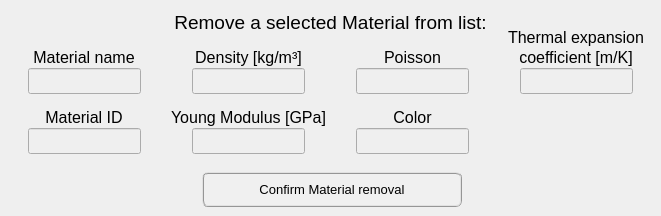
    <widget class="QWidget" name="tab_remove_material">
     <attribute name="title">
      <string>Delete</string>
     </attribute>
     <widget class="QLabel" name="Edit_mat_label_2">
      <property name="geometry">
       <rect>
        <x>146</x>
        <y>8</y>
        <width>369</width>
        <height>29</height>
       </rect>
      </property>
      <property name="font">
       <font>
        <family>Segoe UI</family>
        <pointsize>10</pointsize>
        <weight>50</weight>
        <italic>false</italic>
        <bold>false</bold>
       </font>
      </property>
      <property name="text">
       <string>&lt;html&gt;&lt;head/&gt;&lt;body&gt;&lt;p align=&quot;center&quot;&gt;&lt;span style=&quot; font-size:14pt; font-style:normal;&quot;&gt;Remove a selected Material from list:&lt;/span&gt;&lt;/p&gt;&lt;/body&gt;&lt;/html&gt;</string>
      </property>
      <property name="textFormat">
       <enum>Qt::AutoText</enum>
      </property>
      <property name="alignment">
       <set>Qt::AlignCenter</set>
      </property>
     </widget>
     <widget class="QPushButton" name="pushButton_confirm_material_removal">
      <property name="enabled">
       <bool>true</bool>
      </property>
      <property name="geometry">
       <rect>
        <x>202</x>
        <y>172</y>
        <width>260</width>
        <height>35</height>
       </rect>
      </property>
      <property name="minimumSize">
       <size>
        <width>260</width>
        <height>35</height>
       </size>
      </property>
      <property name="maximumSize">
       <size>
        <width>260</width>
        <height>35</height>
       </size>
      </property>
      <property name="font">
       <font>
        <family>Segoe UI</family>
        <pointsize>10</pointsize>
        <weight>50</weight>
        <italic>false</italic>
        <bold>false</bold>
       </font>
      </property>
      <property name="cursor">
       <cursorShape>ArrowCursor</cursorShape>
      </property>
      <property name="layoutDirection">
       <enum>Qt::LeftToRight</enum>
      </property>
      <property name="autoFillBackground">
       <bool>false</bool>
      </property>
      <property name="styleSheet">
       <string notr="true">QPushButton{border-radius: 6px; border-color: rgb(150, 150, 150); border-style: ridge; border-width: 2px; color: rgb(0, 0, 0); background-color: rgb(240, 240, 240); font: 10pt &quot;Segoe UI&quot;;}
QPushButton:hover{border-radius: 6px; border-color: rgb(0, 170, 255); border-style: ridge; border-width: 2px; color: rgb(0, 0, 0); background-color: rgba(174, 213, 255, 100); font: 8pt &quot;Segoe UI&quot;;}
QPushButton:pressed{border-radius: 6px; border-color: rgb(0, 170, 255); border-style: ridge; border-width: 3px; color: rgb(0, 0, 0); background-color: rgb(174, 213, 255); font: 8pt &quot;Segoe UI&quot;;}</string>
      </property>
      <property name="text">
       <string>Confirm Material removal</string>
      </property>
      <property name="shortcut">
       <string>Shift+A</string>
      </property>
      <property name="checkable">
       <bool>false</bool>
      </property>
      <property name="autoDefault">
       <bool>true</bool>
      </property>
      <property name="default">
       <bool>false</bool>
      </property>
      <property name="flat">
       <bool>false</bool>
      </property>
     </widget>
     <widget class="QLabel" name="thermal_expansion_label_3">
      <property name="geometry">
       <rect>
        <x>500</x>
        <y>28</y>
        <width>152</width>
        <height>20</height>
       </rect>
      </property>
      <property name="styleSheet">
       <string notr="true">font: 8pt &quot;Segoe UI&quot;;</string>
      </property>
      <property name="text">
       <string>&lt;html&gt;&lt;head/&gt;&lt;body&gt;&lt;p align=&quot;center&quot;&gt;&lt;span style=&quot; font-size:12pt; font-style:normal;&quot;&gt;Thermal expansion&lt;/span&gt;&lt;/p&gt;&lt;/body&gt;&lt;/html&gt;</string>
      </property>
     </widget>
     <widget class="QLineEdit" name="lineEdit_color_remove">
      <property name="enabled">
       <bool>false</bool>
      </property>
      <property name="geometry">
       <rect>
        <x>356</x>
        <y>128</y>
        <width>113</width>
        <height>26</height>
       </rect>
      </property>
      <property name="minimumSize">
       <size>
        <width>113</width>
        <height>26</height>
       </size>
      </property>
      <property name="maximumSize">
       <size>
        <width>113</width>
        <height>26</height>
       </size>
      </property>
      <property name="font">
       <font>
        <family>Segoe UI</family>
        <pointsize>10</pointsize>
        <weight>50</weight>
        <italic>false</italic>
        <bold>false</bold>
       </font>
      </property>
      <property name="alignment">
       <set>Qt::AlignCenter</set>
      </property>
     </widget>
     <widget class="QLineEdit" name="lineEdit_poisson_remove">
      <property name="enabled">
       <bool>false</bool>
      </property>
      <property name="geometry">
       <rect>
        <x>356</x>
        <y>68</y>
        <width>113</width>
        <height>26</height>
       </rect>
      </property>
      <property name="minimumSize">
       <size>
        <width>113</width>
        <height>26</height>
       </size>
      </property>
      <property name="maximumSize">
       <size>
        <width>113</width>
        <height>26</height>
       </size>
      </property>
      <property name="font">
       <font>
        <family>Segoe UI</family>
        <pointsize>10</pointsize>
        <weight>50</weight>
        <italic>false</italic>
        <bold>false</bold>
       </font>
      </property>
      <property name="alignment">
       <set>Qt::AlignCenter</set>
      </property>
     </widget>
     <widget class="QLabel" name="coefficient_mK_3">
      <property name="geometry">
       <rect>
        <x>500</x>
        <y>48</y>
        <width>152</width>
        <height>20</height>
       </rect>
      </property>
      <property name="styleSheet">
       <string notr="true">font: 8pt &quot;Segoe UI&quot;;</string>
      </property>
      <property name="text">
       <string>&lt;html&gt;&lt;head/&gt;&lt;body&gt;&lt;p align=&quot;center&quot;&gt;&lt;span style=&quot; font-size:12pt; font-style:normal;&quot;&gt;coefficient [m/K]&lt;/span&gt;&lt;/p&gt;&lt;/body&gt;&lt;/html&gt;</string>
      </property>
     </widget>
     <widget class="QLineEdit" name="lineEdit_id_remove">
      <property name="enabled">
       <bool>false</bool>
      </property>
      <property name="geometry">
       <rect>
        <x>28</x>
        <y>128</y>
        <width>113</width>
        <height>26</height>
       </rect>
      </property>
      <property name="minimumSize">
       <size>
        <width>113</width>
        <height>26</height>
       </size>
      </property>
      <property name="maximumSize">
       <size>
        <width>113</width>
        <height>26</height>
       </size>
      </property>
      <property name="font">
       <font>
        <family>Segoe UI</family>
        <pointsize>10</pointsize>
        <weight>50</weight>
        <italic>false</italic>
        <bold>false</bold>
       </font>
      </property>
      <property name="alignment">
       <set>Qt::AlignCenter</set>
      </property>
     </widget>
     <widget class="QLineEdit" name="lineEdit_name_remove">
      <property name="enabled">
       <bool>false</bool>
      </property>
      <property name="geometry">
       <rect>
        <x>28</x>
        <y>68</y>
        <width>113</width>
        <height>26</height>
       </rect>
      </property>
      <property name="minimumSize">
       <size>
        <width>113</width>
        <height>26</height>
       </size>
      </property>
      <property name="maximumSize">
       <size>
        <width>113</width>
        <height>26</height>
       </size>
      </property>
      <property name="font">
       <font>
        <family>Segoe UI</family>
        <pointsize>10</pointsize>
        <weight>50</weight>
        <italic>false</italic>
        <bold>false</bold>
       </font>
      </property>
      <property name="alignment">
       <set>Qt::AlignCenter</set>
      </property>
     </widget>
     <widget class="QLabel" name="density_label_3">
      <property name="geometry">
       <rect>
        <x>174</x>
        <y>48</y>
        <width>149</width>
        <height>20</height>
       </rect>
      </property>
      <property name="styleSheet">
       <string notr="true">font: 8pt &quot;Segoe UI&quot;;</string>
      </property>
      <property name="text">
       <string>&lt;html&gt;&lt;head/&gt;&lt;body&gt;&lt;p align=&quot;center&quot;&gt;&lt;span style=&quot; font-size:12pt; font-style:normal;&quot;&gt;Density [kg/m³]&lt;/span&gt;&lt;/p&gt;&lt;/body&gt;&lt;/html&gt;</string>
      </property>
     </widget>
     <widget class="QLineEdit" name="lineEdit_density_remove">
      <property name="enabled">
       <bool>false</bool>
      </property>
      <property name="geometry">
       <rect>
        <x>192</x>
        <y>68</y>
        <width>113</width>
        <height>26</height>
       </rect>
      </property>
      <property name="minimumSize">
       <size>
        <width>113</width>
        <height>26</height>
       </size>
      </property>
      <property name="maximumSize">
       <size>
        <width>113</width>
        <height>26</height>
       </size>
      </property>
      <property name="font">
       <font>
        <family>Segoe UI</family>
        <pointsize>10</pointsize>
        <weight>50</weight>
        <italic>false</italic>
        <bold>false</bold>
       </font>
      </property>
      <property name="alignment">
       <set>Qt::AlignCenter</set>
      </property>
     </widget>
     <widget class="QLineEdit" name="lineEdit_youngModulus_remove">
      <property name="enabled">
       <bool>false</bool>
      </property>
      <property name="geometry">
       <rect>
        <x>192</x>
        <y>128</y>
        <width>113</width>
        <height>26</height>
       </rect>
      </property>
      <property name="minimumSize">
       <size>
        <width>113</width>
        <height>26</height>
       </size>
      </property>
      <property name="maximumSize">
       <size>
        <width>113</width>
        <height>26</height>
       </size>
      </property>
      <property name="font">
       <font>
        <family>Segoe UI</family>
        <pointsize>10</pointsize>
        <weight>50</weight>
        <italic>false</italic>
        <bold>false</bold>
       </font>
      </property>
      <property name="alignment">
       <set>Qt::AlignCenter</set>
      </property>
     </widget>
     <widget class="QLineEdit" name="lineEdit_thermal_expansion_coefficient_remove">
      <property name="enabled">
       <bool>false</bool>
      </property>
      <property name="geometry">
       <rect>
        <x>520</x>
        <y>68</y>
        <width>113</width>
        <height>26</height>
       </rect>
      </property>
      <property name="minimumSize">
       <size>
        <width>113</width>
        <height>26</height>
       </size>
      </property>
      <property name="maximumSize">
       <size>
        <width>113</width>
        <height>26</height>
       </size>
      </property>
      <property name="font">
       <font>
        <family>Segoe UI</family>
        <pointsize>10</pointsize>
        <weight>50</weight>
        <italic>false</italic>
        <bold>false</bold>
       </font>
      </property>
      <property name="alignment">
       <set>Qt::AlignCenter</set>
      </property>
     </widget>
     <widget class="QLabel" name="YoungMod_label_3">
      <property name="geometry">
       <rect>
        <x>162</x>
        <y>108</y>
        <width>173</width>
        <height>20</height>
       </rect>
      </property>
      <property name="font">
       <font>
        <family>Segoe UI</family>
        <pointsize>8</pointsize>
        <weight>50</weight>
        <italic>false</italic>
        <bold>false</bold>
       </font>
      </property>
      <property name="styleSheet">
       <string notr="true">font: 8pt &quot;Segoe UI&quot;;</string>
      </property>
      <property name="text">
       <string>&lt;html&gt;&lt;head/&gt;&lt;body&gt;&lt;p align=&quot;center&quot;&gt;&lt;span style=&quot; font-size:12pt;&quot;&gt;Young Modulus [GPa]&lt;/span&gt;&lt;/p&gt;&lt;/body&gt;&lt;/html&gt;</string>
      </property>
     </widget>
     <widget class="QLabel" name="color_label_4">
      <property name="geometry">
       <rect>
        <x>356</x>
        <y>108</y>
        <width>113</width>
        <height>20</height>
       </rect>
      </property>
      <property name="styleSheet">
       <string notr="true">font: 8pt &quot;Segoe UI&quot;;</string>
      </property>
      <property name="text">
       <string>&lt;html&gt;&lt;head/&gt;&lt;body&gt;&lt;p align=&quot;center&quot;&gt;&lt;span style=&quot; font-size:12pt;&quot;&gt;Color&lt;/span&gt;&lt;/p&gt;&lt;/body&gt;&lt;/html&gt;</string>
      </property>
     </widget>
     <widget class="QLabel" name="poisson_label_5">
      <property name="geometry">
       <rect>
        <x>378</x>
        <y>48</y>
        <width>69</width>
        <height>20</height>
       </rect>
      </property>
      <property name="styleSheet">
       <string notr="true">font: 8pt &quot;Segoe UI&quot;;</string>
      </property>
      <property name="text">
       <string>&lt;html&gt;&lt;head/&gt;&lt;body&gt;&lt;p align=&quot;center&quot;&gt;&lt;span style=&quot; font-size:12pt; font-style:normal;&quot;&gt;Poisson&lt;/span&gt;&lt;/p&gt;&lt;/body&gt;&lt;/html&gt;</string>
      </property>
     </widget>
     <widget class="QLabel" name="ID_label_3">
      <property name="geometry">
       <rect>
        <x>24</x>
        <y>108</y>
        <width>120</width>
        <height>20</height>
       </rect>
      </property>
      <property name="styleSheet">
       <string notr="true">font: 8pt &quot;Segoe UI&quot;;</string>
      </property>
      <property name="text">
       <string>&lt;html&gt;&lt;head/&gt;&lt;body&gt;&lt;p align=&quot;center&quot;&gt;&lt;span style=&quot; font-size:12pt; font-style:normal;&quot;&gt;Material ID&lt;/span&gt;&lt;/p&gt;&lt;/body&gt;&lt;/html&gt;</string>
      </property>
     </widget>
     <widget class="QLabel" name="Name_label_3">
      <property name="geometry">
       <rect>
        <x>24</x>
        <y>48</y>
        <width>120</width>
        <height>20</height>
       </rect>
      </property>
      <property name="styleSheet">
       <string notr="true">font: 8pt &quot;Segoe UI&quot;;</string>
      </property>
      <property name="text">
       <string>&lt;html&gt;&lt;head/&gt;&lt;body&gt;&lt;p align=&quot;center&quot;&gt;&lt;span style=&quot; font-size:12pt; font-style:normal;&quot;&gt;Material name&lt;/span&gt;&lt;/p&gt;&lt;/body&gt;&lt;/html&gt;</string>
      </property>
     </widget>
    </widget>
